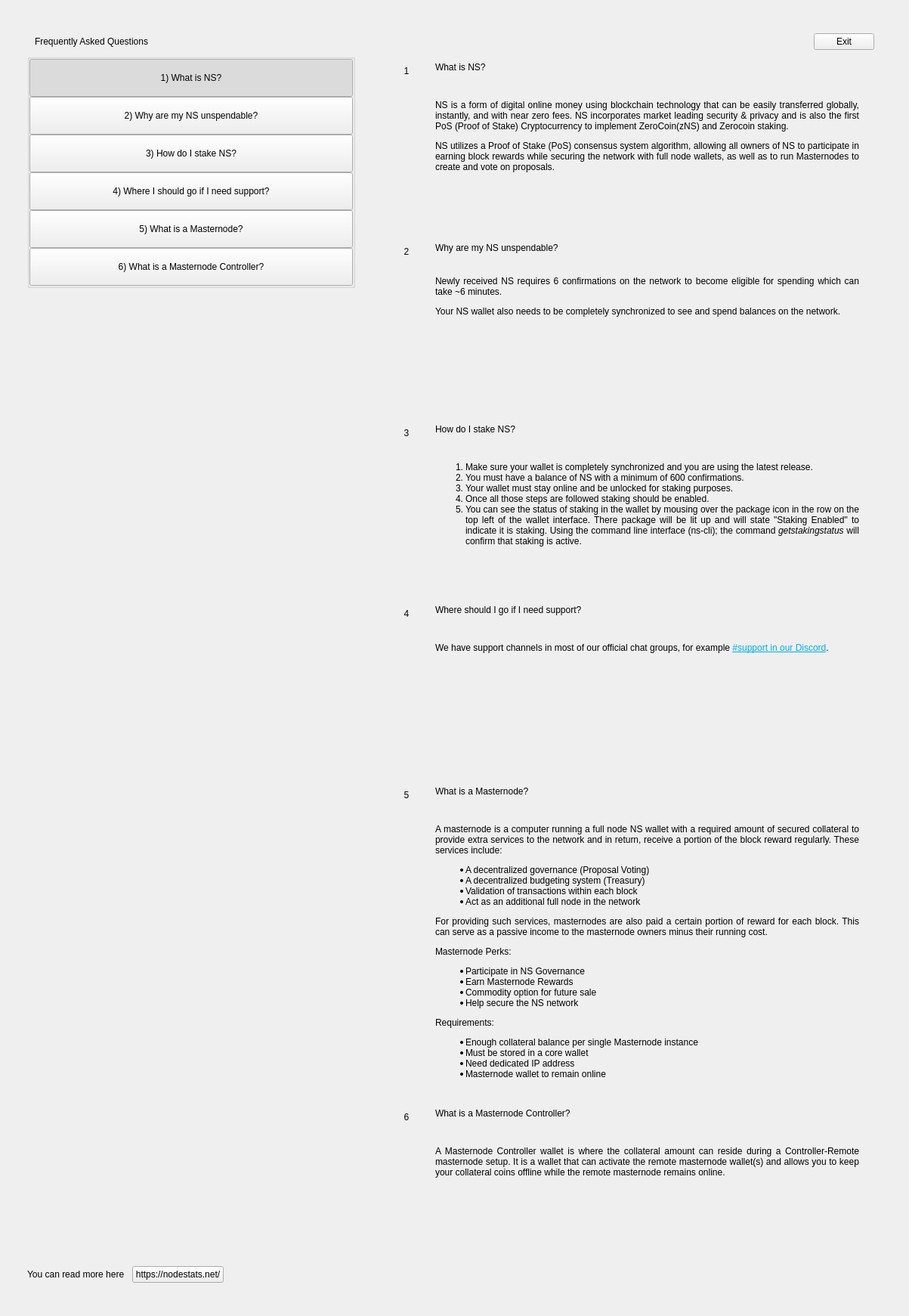
<?xml version="1.0" encoding="UTF-8"?>
<ui version="4.0">
 <class>SettingsFaqWidget</class>
 <widget class="QWidget" name="SettingsFaqWidget">
  <property name="geometry">
   <rect>
    <x>0</x>
    <y>0</y>
    <width>1203</width>
    <height>1741</height>
   </rect>
  </property>
  <property name="windowTitle">
   <string>Form</string>
  </property>
  <layout class="QHBoxLayout" name="horizontalLayout" stretch="0">
   <property name="spacing">
    <number>0</number>
   </property>
   <property name="leftMargin">
    <number>0</number>
   </property>
   <property name="topMargin">
    <number>0</number>
   </property>
   <property name="rightMargin">
    <number>0</number>
   </property>
   <property name="bottomMargin">
    <number>0</number>
   </property>
   <item>
    <widget class="PFBorderImage" name="container">
     <layout class="QVBoxLayout" name="verticalLayoutcont">
      <property name="leftMargin">
       <number>36</number>
      </property>
      <property name="topMargin">
       <number>44</number>
      </property>
      <property name="rightMargin">
       <number>36</number>
      </property>
      <property name="bottomMargin">
       <number>44</number>
      </property>
      <item>
       <layout class="QHBoxLayout" name="horizontalLayout_3">
        <property name="spacing">
         <number>0</number>
        </property>
        <property name="leftMargin">
         <number>10</number>
        </property>
        <property name="rightMargin">
         <number>10</number>
        </property>
        <item>
         <widget class="QLabel" name="labelTitle">
          <property name="text">
           <string>Frequently Asked Questions</string>
          </property>
         </widget>
        </item>
        <item>
         <spacer name="horizontalSpacer">
          <property name="orientation">
           <enum>Qt::Horizontal</enum>
          </property>
          <property name="sizeHint" stdset="0">
           <size>
            <width>40</width>
            <height>20</height>
           </size>
          </property>
         </spacer>
        </item>
        <item>
         <widget class="QPushButton" name="pushButtonExit">
          <property name="text">
           <string>Exit</string>
          </property>
         </widget>
        </item>
       </layout>
      </item>
      <item>
       <layout class="QHBoxLayout" name="horizontalLayout_6" stretch="2,0,3">
        <item>
         <widget class="QWidget" name="left" native="true">
          <layout class="QVBoxLayout" name="verticalLayout_3">
           <property name="leftMargin">
            <number>0</number>
           </property>
           <property name="topMargin">
            <number>0</number>
           </property>
           <property name="rightMargin">
            <number>0</number>
           </property>
           <property name="bottomMargin">
            <number>0</number>
           </property>
           <item>
            <layout class="QVBoxLayout" name="verticalLayout_2">
             <property name="spacing">
              <number>0</number>
             </property>
             <item>
              <widget class="QWidget" name="containerButtons" native="true">
               <layout class="QVBoxLayout" name="verticalLayout">
                <property name="spacing">
                 <number>0</number>
                </property>
                <property name="leftMargin">
                 <number>0</number>
                </property>
                <property name="topMargin">
                 <number>0</number>
                </property>
                <property name="rightMargin">
                 <number>0</number>
                </property>
                <property name="bottomMargin">
                 <number>0</number>
                </property>
                <item>
                 <widget class="QGroupBox" name="groupBox">
                  <property name="title">
                   <string/>
                  </property>
                  <layout class="QVBoxLayout" name="verticalLayout_9">
                   <property name="spacing">
                    <number>0</number>
                   </property>
                   <property name="leftMargin">
                    <number>0</number>
                   </property>
                   <property name="topMargin">
                    <number>0</number>
                   </property>
                   <property name="rightMargin">
                    <number>0</number>
                   </property>
                   <property name="bottomMargin">
                    <number>0</number>
                   </property>
                   <item>
                    <widget class="QPushButton" name="pushButton_Intro">
                     <property name="minimumSize">
                      <size>
                       <width>0</width>
                       <height>50</height>
                      </size>
                     </property>
                     <property name="maximumSize">
                      <size>
                       <width>16777215</width>
                       <height>50</height>
                      </size>
                     </property>
                     <property name="focusPolicy">
                      <enum>Qt::NoFocus</enum>
                     </property>
                     <property name="text">
                      <string>1) What is NS?</string>
                     </property>
                     <property name="checkable">
                      <bool>true</bool>
                     </property>
                     <property name="checked">
                      <bool>true</bool>
                     </property>
                     <property name="autoExclusive">
                      <bool>true</bool>
                     </property>
                    </widget>
                   </item>
                   <item>
                    <widget class="QPushButton" name="pushButton_UnspendablePIV">
                     <property name="minimumSize">
                      <size>
                       <width>0</width>
                       <height>50</height>
                      </size>
                     </property>
                     <property name="maximumSize">
                      <size>
                       <width>16777215</width>
                       <height>50</height>
                      </size>
                     </property>
                     <property name="focusPolicy">
                      <enum>Qt::NoFocus</enum>
                     </property>
                     <property name="text">
                      <string>2) Why are my NS unspendable?</string>
                     </property>
                     <property name="checkable">
                      <bool>true</bool>
                     </property>
                     <property name="autoExclusive">
                      <bool>true</bool>
                     </property>
                    </widget>
                   </item>
                   <item>
                    <widget class="QPushButton" name="pushButton_Stake">
                     <property name="minimumSize">
                      <size>
                       <width>0</width>
                       <height>50</height>
                      </size>
                     </property>
                     <property name="focusPolicy">
                      <enum>Qt::NoFocus</enum>
                     </property>
                     <property name="text">
                      <string>3) How do I stake NS?</string>
                     </property>
                     <property name="checkable">
                      <bool>true</bool>
                     </property>
                     <property name="autoExclusive">
                      <bool>true</bool>
                     </property>
                    </widget>
                   </item>
                   <item>
                    <widget class="QPushButton" name="pushButton_Support">
                     <property name="minimumSize">
                      <size>
                       <width>0</width>
                       <height>50</height>
                      </size>
                     </property>
                     <property name="focusPolicy">
                      <enum>Qt::NoFocus</enum>
                     </property>
                     <property name="text">
                      <string>4) Where I should go if I need support?</string>
                     </property>
                     <property name="checkable">
                      <bool>true</bool>
                     </property>
                     <property name="autoExclusive">
                      <bool>true</bool>
                     </property>
                    </widget>
                   </item>
                   <item>
                    <widget class="QPushButton" name="pushButton_Masternode">
                     <property name="minimumSize">
                      <size>
                       <width>0</width>
                       <height>50</height>
                      </size>
                     </property>
                     <property name="focusPolicy">
                      <enum>Qt::NoFocus</enum>
                     </property>
                     <property name="text">
                      <string>5) What is a Masternode?</string>
                     </property>
                     <property name="checkable">
                      <bool>true</bool>
                     </property>
                     <property name="autoExclusive">
                      <bool>true</bool>
                     </property>
                    </widget>
                   </item>
                   <item>
                    <widget class="QPushButton" name="pushButton_MNController">
                     <property name="minimumSize">
                      <size>
                       <width>0</width>
                       <height>50</height>
                      </size>
                     </property>
                     <property name="focusPolicy">
                      <enum>Qt::NoFocus</enum>
                     </property>
                     <property name="text">
                      <string>6) What is a Masternode Controller?</string>
                     </property>
                     <property name="checkable">
                      <bool>true</bool>
                     </property>
                     <property name="autoExclusive">
                      <bool>true</bool>
                     </property>
                    </widget>
                   </item>
                  </layout>
                 </widget>
                </item>
               </layout>
              </widget>
             </item>
             <item>
              <spacer name="verticalSpacer">
               <property name="orientation">
                <enum>Qt::Vertical</enum>
               </property>
               <property name="sizeHint" stdset="0">
                <size>
                 <width>20</width>
                 <height>40</height>
                </size>
               </property>
              </spacer>
             </item>
             <item>
              <layout class="QHBoxLayout" name="horizontalLayout_2">
               <item>
                <widget class="QLabel" name="labelWebLink">
                 <property name="text">
                  <string>You can read more here</string>
                 </property>
                </widget>
               </item>
               <item>
                <spacer name="horizontalSpacer_4">
                 <property name="orientation">
                  <enum>Qt::Horizontal</enum>
                 </property>
                 <property name="sizeType">
                  <enum>QSizePolicy::Minimum</enum>
                 </property>
                 <property name="sizeHint" stdset="0">
                  <size>
                   <width>10</width>
                   <height>20</height>
                  </size>
                 </property>
                </spacer>
               </item>
               <item>
                <widget class="QPushButton" name="pushButtonWebLink">
                 <property name="focusPolicy">
                  <enum>Qt::NoFocus</enum>
                 </property>
                 <property name="text">
                  <string>https://nodestats.net/</string>
                 </property>
                </widget>
               </item>
               <item>
                <spacer name="horizontalSpacer_2">
                 <property name="orientation">
                  <enum>Qt::Horizontal</enum>
                 </property>
                 <property name="sizeHint" stdset="0">
                  <size>
                   <width>40</width>
                   <height>20</height>
                  </size>
                 </property>
                </spacer>
               </item>
              </layout>
             </item>
            </layout>
           </item>
          </layout>
         </widget>
        </item>
        <item>
         <spacer name="horizontalSpacer_3">
          <property name="orientation">
           <enum>Qt::Horizontal</enum>
          </property>
          <property name="sizeType">
           <enum>QSizePolicy::Minimum</enum>
          </property>
          <property name="sizeHint" stdset="0">
           <size>
            <width>40</width>
            <height>20</height>
           </size>
          </property>
         </spacer>
        </item>
        <item>
         <widget class="QWidget" name="right" native="true">
          <layout class="QVBoxLayout" name="verticalLayout_5">
           <property name="leftMargin">
            <number>0</number>
           </property>
           <property name="topMargin">
            <number>0</number>
           </property>
           <property name="rightMargin">
            <number>0</number>
           </property>
           <property name="bottomMargin">
            <number>0</number>
           </property>
           <item>
            <layout class="QVBoxLayout" name="verticalLayout_6">
             <property name="spacing">
              <number>0</number>
             </property>
             <item>
              <widget class="QScrollArea" name="scrollAreaFaq">
               <property name="styleSheet">
                <string notr="true">#scrollAreaFaq { background:transparent; }</string>
               </property>
               <property name="horizontalScrollBarPolicy">
                <enum>Qt::ScrollBarAlwaysOff</enum>
               </property>
               <property name="sizeAdjustPolicy">
                <enum>QAbstractScrollArea::AdjustIgnored</enum>
               </property>
               <property name="widgetResizable">
                <bool>true</bool>
               </property>
               <property name="alignment">
                <set>Qt::AlignLeading|Qt::AlignLeft|Qt::AlignTop</set>
               </property>
               <widget class="QWidget" name="scrollAreaWidgetContents">
                <property name="geometry">
                 <rect>
                  <x>0</x>
                  <y>0</y>
                  <width>642</width>
                  <height>1614</height>
                 </rect>
                </property>
                <property name="autoFillBackground">
                 <bool>false</bool>
                </property>
                <property name="styleSheet">
                 <string notr="true">#scrollAreaWidgetContents { background:transparent; }</string>
                </property>
                <layout class="QVBoxLayout" name="verticalLayout_7">
                 <property name="spacing">
                  <number>0</number>
                 </property>
                 <property name="sizeConstraint">
                  <enum>QLayout::SetDefaultConstraint</enum>
                 </property>
                 <property name="leftMargin">
                  <number>0</number>
                 </property>
                 <property name="topMargin">
                  <number>0</number>
                 </property>
                 <property name="rightMargin">
                  <number>0</number>
                 </property>
                 <property name="bottomMargin">
                  <number>0</number>
                 </property>
                 <item>
                  <widget class="QWidget" name="widget_Intro" native="true">
                   <property name="minimumSize">
                    <size>
                     <width>300</width>
                     <height>0</height>
                    </size>
                   </property>
                   <layout class="QHBoxLayout" name="horizontalLayout_Intro" stretch="0,1">
                    <item alignment="Qt::AlignTop">
                     <widget class="QLabel" name="labelNumber_Intro">
                      <property name="minimumSize">
                       <size>
                        <width>24</width>
                        <height>24</height>
                       </size>
                      </property>
                      <property name="maximumSize">
                       <size>
                        <width>16777215</width>
                        <height>24</height>
                       </size>
                      </property>
                      <property name="text">
                       <string>1</string>
                      </property>
                      <property name="alignment">
                       <set>Qt::AlignCenter</set>
                      </property>
                     </widget>
                    </item>
                    <item>
                     <layout class="QVBoxLayout" name="verticalLayout_Intro">
                      <property name="leftMargin">
                       <number>20</number>
                      </property>
                      <property name="rightMargin">
                       <number>20</number>
                      </property>
                      <item>
                       <widget class="QLabel" name="labelSubtitle_Intro">
                        <property name="text">
                         <string>What is NS?</string>
                        </property>
                        <property name="wordWrap">
                         <bool>true</bool>
                        </property>
                       </widget>
                      </item>
                      <item>
                       <spacer name="verticalSpacer1_Intro">
                        <property name="orientation">
                         <enum>Qt::Vertical</enum>
                        </property>
                        <property name="sizeType">
                         <enum>QSizePolicy::Fixed</enum>
                        </property>
                        <property name="sizeHint" stdset="0">
                         <size>
                          <width>20</width>
                          <height>30</height>
                         </size>
                        </property>
                       </spacer>
                      </item>
                      <item>
                       <widget class="QLabel" name="labelContent_Intro">
                        <property name="text">
                         <string>
                           &lt;html&gt;&lt;head/&gt;&lt;body&gt;&lt;p align=&quot;justify&quot;&gt;
                           NS is a form of digital online money using blockchain technology
                           that can be easily transferred globally, instantly, and with near
                           zero fees.  NS incorporates market leading security &amp;
                           privacy and is also the first PoS (Proof of Stake) Cryptocurrency
                           to implement ZeroCoin(zNS) and Zerocoin staking.
                           &lt;/p&gt;&lt;p align=&quot;justify&quot;&gt;
                           NS utilizes a Proof of Stake (PoS) consensus system algorithm,
                           allowing all owners of NS to participate in earning block rewards
                           while securing the network with full node wallets, as well as to
                           run Masternodes to create and vote on proposals.
                           &lt;/p&gt;&lt;/body&gt;&lt;/html&gt;
                         </string>
                        </property>
                        <property name="alignment">
                         <set>Qt::AlignLeading|Qt::AlignLeft|Qt::AlignTop</set>
                        </property>
                        <property name="wordWrap">
                         <bool>true</bool>
                        </property>
                       </widget>
                      </item>
                      <item>
                       <spacer name="verticalSpacer2_Intro">
                        <property name="orientation">
                         <enum>Qt::Vertical</enum>
                        </property>
                        <property name="sizeHint" stdset="0">
                         <size>
                          <width>20</width>
                          <height>20</height>
                         </size>
                        </property>
                       </spacer>
                      </item>
                     </layout>
                    </item>
                   </layout>
                  </widget>
                 </item>
                 <item>
                  <widget class="QWidget" name="widget_UnspendablePIV" native="true">
                   <layout class="QHBoxLayout" name="horizontalPage_UnspendablePIV" stretch="0,1">
                    <item alignment="Qt::AlignTop">
                     <widget class="QLabel" name="labelNumber_UnspendablePIV">
                      <property name="minimumSize">
                       <size>
                        <width>24</width>
                        <height>24</height>
                       </size>
                      </property>
                      <property name="maximumSize">
                       <size>
                        <width>16777215</width>
                        <height>24</height>
                       </size>
                      </property>
                      <property name="text">
                       <string>2</string>
                      </property>
                      <property name="alignment">
                       <set>Qt::AlignCenter</set>
                      </property>
                     </widget>
                    </item>
                    <item>
                     <layout class="QVBoxLayout" name="verticalLayout_UnspendablePIV">
                      <property name="spacing">
                       <number>0</number>
                      </property>
                      <property name="leftMargin">
                       <number>20</number>
                      </property>
                      <property name="rightMargin">
                       <number>20</number>
                      </property>
                      <item>
                       <widget class="QLabel" name="labelSubtitle_UnspendablePIV">
                        <property name="text">
                         <string>Why are my NS unspendable?</string>
                        </property>
                        <property name="wordWrap">
                         <bool>true</bool>
                        </property>
                       </widget>
                      </item>
                      <item>
                       <spacer name="verticalSpacer1_UnspendablePIV">
                        <property name="orientation">
                         <enum>Qt::Vertical</enum>
                        </property>
                        <property name="sizeType">
                         <enum>QSizePolicy::Fixed</enum>
                        </property>
                        <property name="sizeHint" stdset="0">
                         <size>
                          <width>20</width>
                          <height>30</height>
                         </size>
                        </property>
                       </spacer>
                      </item>
                      <item>
                       <widget class="QLabel" name="labelContent_UnspendablePIV">
                        <property name="text">
                         <string>
                           &lt;html&gt;&lt;head/&gt;&lt;body&gt;&lt;p align=&quot;justify&quot;&gt;
                           Newly received NS requires 6 confirmations on the network
                           to become eligible for spending which can take ~6 minutes.
                           &lt;/p&gt;&lt;p align=&quot;justify&quot;&gt;
                           Your NS wallet also needs to be completely synchronized
                           to see and spend balances on the network.
                           &lt;/p&gt;&lt;/body&gt;&lt;/html&gt;
                         </string>
                        </property>
                        <property name="alignment">
                         <set>Qt::AlignLeading|Qt::AlignLeft|Qt::AlignTop</set>
                        </property>
                        <property name="wordWrap">
                         <bool>true</bool>
                        </property>
                       </widget>
                      </item>
                      <item>
                       <spacer name="verticalSpacer2_UnspendablePIV">
                        <property name="orientation">
                         <enum>Qt::Vertical</enum>
                        </property>
                        <property name="sizeHint" stdset="0">
                         <size>
                          <width>20</width>
                          <height>20</height>
                         </size>
                        </property>
                       </spacer>
                      </item>
                     </layout>
                    </item>
                   </layout>
                  </widget>
                 </item>
                 <item>
                  <widget class="QWidget" name="widget_Stake" native="true">
                   <layout class="QHBoxLayout" name="horizontalpage_Stake" stretch="0,1">
                    <item alignment="Qt::AlignTop">
                     <widget class="QLabel" name="labelNumber_Stake">
                      <property name="minimumSize">
                       <size>
                        <width>24</width>
                        <height>24</height>
                       </size>
                      </property>
                      <property name="maximumSize">
                       <size>
                        <width>16777215</width>
                        <height>24</height>
                       </size>
                      </property>
                      <property name="text">
                       <string>3</string>
                      </property>
                      <property name="alignment">
                       <set>Qt::AlignCenter</set>
                      </property>
                     </widget>
                    </item>
                    <item>
                     <layout class="QVBoxLayout" name="verticalLayoutpage_Stake">
                      <property name="leftMargin">
                       <number>20</number>
                      </property>
                      <property name="rightMargin">
                       <number>20</number>
                      </property>
                      <item>
                       <widget class="QLabel" name="labelSubtitle_Stake">
                        <property name="text">
                         <string>How do I stake NS?</string>
                        </property>
                        <property name="wordWrap">
                         <bool>true</bool>
                        </property>
                       </widget>
                      </item>
                      <item>
                       <spacer name="verticalSpacer1_Stake">
                        <property name="orientation">
                         <enum>Qt::Vertical</enum>
                        </property>
                        <property name="sizeType">
                         <enum>QSizePolicy::Fixed</enum>
                        </property>
                        <property name="sizeHint" stdset="0">
                         <size>
                          <width>20</width>
                          <height>30</height>
                         </size>
                        </property>
                       </spacer>
                      </item>
                      <item>
                       <widget class="QLabel" name="labelContent_Stake">
                        <property name="text">
                         <string>&lt;html&gt;&lt;head/&gt;&lt;body&gt;&lt;ol style=&quot;margin-top: 0px; margin-bottom: 0px; margin-left: 0px; margin-right: 0px; -qt-list-indent: 1;&quot;&gt;&lt;li align=&quot;justify&quot; style=&quot; margin-top:12px; margin-bottom:0px; margin-left:0px; margin-right:0px; -qt-block-indent:0; text-indent:0px;&quot;&gt;Make sure your wallet is completely synchronized and you are using the latest release. &lt;/li&gt;&lt;li align=&quot;justify&quot; style=&quot; margin-top:0px; margin-bottom:0px; margin-left:0px; margin-right:0px; -qt-block-indent:0; text-indent:0px;&quot;&gt;You must have a balance of NS with a minimum of 600 confirmations. &lt;/li&gt;&lt;li align=&quot;justify&quot; style=&quot; margin-top:0px; margin-bottom:0px; margin-left:0px; margin-right:0px; -qt-block-indent:0; text-indent:0px;&quot;&gt;Your wallet must stay online and be unlocked for staking purposes. &lt;/li&gt;&lt;li align=&quot;justify&quot; style=&quot; margin-top:0px; margin-bottom:0px; margin-left:0px; margin-right:0px; -qt-block-indent:0; text-indent:0px;&quot;&gt;Once all those steps are followed staking should be enabled. &lt;/li&gt;&lt;li align=&quot;justify&quot; style=&quot; margin-top:0px; margin-bottom:12px; margin-left:0px; margin-right:0px; -qt-block-indent:0; text-indent:0px;&quot;&gt;You can see the status of staking in the wallet by mousing over the package icon in the row on the top left of the wallet interface. There package will be lit up and will state &amp;quot;Staking Enabled&amp;quot; to indicate it is staking. Using the command line interface (ns-cli); the command &lt;span style=&quot; font-style:italic;&quot;&gt;getstakingstatus&lt;/span&gt; will confirm that staking is active. &lt;/li&gt;&lt;/ol&gt;&lt;/body&gt;&lt;/html&gt;</string>
                        </property>
                        <property name="alignment">
                         <set>Qt::AlignLeading|Qt::AlignLeft|Qt::AlignTop</set>
                        </property>
                        <property name="wordWrap">
                         <bool>true</bool>
                        </property>
                       </widget>
                      </item>
                      <item>
                       <spacer name="verticalSpacer2_Stake">
                        <property name="orientation">
                         <enum>Qt::Vertical</enum>
                        </property>
                        <property name="sizeHint" stdset="0">
                         <size>
                          <width>20</width>
                          <height>20</height>
                         </size>
                        </property>
                       </spacer>
                      </item>
                     </layout>
                    </item>
                   </layout>
                  </widget>
                 </item>
                 <item>
                  <widget class="QWidget" name="widget_Support" native="true">
                   <layout class="QHBoxLayout" name="horizontalpage_Support" stretch="0,1">
                    <item alignment="Qt::AlignTop">
                     <widget class="QLabel" name="labelNumber_Support">
                      <property name="minimumSize">
                       <size>
                        <width>24</width>
                        <height>24</height>
                       </size>
                      </property>
                      <property name="maximumSize">
                       <size>
                        <width>16777215</width>
                        <height>24</height>
                       </size>
                      </property>
                      <property name="text">
                       <string>4</string>
                      </property>
                      <property name="alignment">
                       <set>Qt::AlignCenter</set>
                      </property>
                     </widget>
                    </item>
                    <item>
                     <layout class="QVBoxLayout" name="verticalLayoutpage_Support">
                      <property name="leftMargin">
                       <number>20</number>
                      </property>
                      <property name="rightMargin">
                       <number>20</number>
                      </property>
                      <item>
                       <widget class="QLabel" name="labelSubtitle_Support">
                        <property name="text">
                         <string>Where should I go if I need support?</string>
                        </property>
                        <property name="wordWrap">
                         <bool>true</bool>
                        </property>
                       </widget>
                      </item>
                      <item>
                       <spacer name="verticalSpacer1_Support">
                        <property name="orientation">
                         <enum>Qt::Vertical</enum>
                        </property>
                        <property name="sizeType">
                         <enum>QSizePolicy::Fixed</enum>
                        </property>
                        <property name="sizeHint" stdset="0">
                         <size>
                          <width>20</width>
                          <height>30</height>
                         </size>
                        </property>
                       </spacer>
                      </item>
                      <item>
                       <widget class="QLabel" name="labelContent_Support">
                        <property name="text">
                         <string>
                           &lt;html&gt;&lt;head/&gt;&lt;body&gt;&lt;p align=&quot;justify&quot;&gt;
                           We have support channels in most of our official chat groups, for example
                           &lt;a style='color: #00aeef' href='https://discord.com/invite/qxhuCEKrfd'&gt;
                           #support in our Discord&lt;/a&gt;.
                           &lt;/p&gt;&lt;/body&gt;&lt;/html&gt;
                         </string>
                        </property>
                        <property name="alignment">
                         <set>Qt::AlignLeading|Qt::AlignLeft|Qt::AlignTop</set>
                        </property>
                        <property name="wordWrap">
                         <bool>true</bool>
                        </property>
                       </widget>
                      </item>
                      <item>
                       <spacer name="verticalSpacer2_Support">
                        <property name="orientation">
                         <enum>Qt::Vertical</enum>
                        </property>
                        <property name="sizeHint" stdset="0">
                         <size>
                          <width>20</width>
                          <height>20</height>
                         </size>
                        </property>
                       </spacer>
                      </item>
                     </layout>
                    </item>
                   </layout>
                  </widget>
                 </item>
                 <item>
                  <widget class="QWidget" name="widget_Masternode" native="true">
                   <layout class="QHBoxLayout" name="horizontalpage_Masternode" stretch="0,1">
                    <item alignment="Qt::AlignTop">
                     <widget class="QLabel" name="labelNumber_Masternode">
                      <property name="minimumSize">
                       <size>
                        <width>24</width>
                        <height>24</height>
                       </size>
                      </property>
                      <property name="maximumSize">
                       <size>
                        <width>16777215</width>
                        <height>24</height>
                       </size>
                      </property>
                      <property name="text">
                       <string>5</string>
                      </property>
                      <property name="alignment">
                       <set>Qt::AlignCenter</set>
                      </property>
                     </widget>
                    </item>
                    <item>
                     <layout class="QVBoxLayout" name="verticalLayoutpage_Masternode">
                      <property name="leftMargin">
                       <number>20</number>
                      </property>
                      <property name="rightMargin">
                       <number>20</number>
                      </property>
                      <item>
                       <widget class="QLabel" name="labelSubtitle_Masternode">
                        <property name="text">
                         <string>What is a Masternode?</string>
                        </property>
                        <property name="wordWrap">
                         <bool>true</bool>
                        </property>
                       </widget>
                      </item>
                      <item>
                       <spacer name="verticalSpacer1_Masternode">
                        <property name="orientation">
                         <enum>Qt::Vertical</enum>
                        </property>
                        <property name="sizeType">
                         <enum>QSizePolicy::Fixed</enum>
                        </property>
                        <property name="sizeHint" stdset="0">
                         <size>
                          <width>20</width>
                          <height>30</height>
                         </size>
                        </property>
                       </spacer>
                      </item>
                      <item>
                       <widget class="QLabel" name="labelContent_Masternode">
                        <property name="text">
                         <string>
                           &lt;html&gt;&lt;head/&gt;&lt;body&gt;&lt;p align=&quot;justify&quot;&gt;
                           A masternode is a computer running a full node NS wallet with a
                           required amount of secured collateral to provide extra services
                           to the network and in return, receive a portion of the block reward
                           regularly.  These services include:
                           &lt;/p&gt;&lt;p align=&quot;justify&quot;&gt;

                           &lt;ul&gt;
                           &lt;li&gt;A decentralized governance (Proposal Voting)&lt;/li&gt;
                           &lt;li&gt;A decentralized budgeting system (Treasury)&lt;/li&gt;
                           &lt;li&gt;Validation of transactions within each block&lt;/li&gt;
                           &lt;li&gt;Act as an additional full node in the network&lt;/li&gt;
                           &lt;/ul&gt;

                           &lt;/p&gt;&lt;p align=&quot;justify&quot;&gt;
                           For providing such services, masternodes are also paid a certain portion
                           of reward for each block. This can serve as a passive income to the
                           masternode owners minus their running cost.
                           &lt;/p&gt;&lt;p align=&quot;justify&quot;&gt;

                           Masternode Perks:
                           &lt;/p&gt;&lt;p align=&quot;justify&quot;&gt;
                           &lt;ul&gt;
                           &lt;li&gt;Participate in NS Governance&lt;/li&gt;
                           &lt;li&gt;Earn Masternode Rewards&lt;/li&gt;
                           &lt;li&gt;Commodity option for future sale&lt;/li&gt;
                           &lt;li&gt;Help secure the NS network&lt;/li&gt;
                           &lt;/ul&gt;
                           &lt;/p&gt;&lt;p align=&quot;justify&quot;&gt;

                           Requirements:
                           &lt;/p&gt;&lt;p align=&quot;justify&quot;&gt;
                           &lt;ul&gt;
                           &lt;li&gt;Enough collateral balance per single Masternode instance&lt;/li&gt;
                           &lt;li&gt;Must be stored in a core wallet&lt;/li&gt;
                           &lt;li&gt;Need dedicated IP address&lt;/li&gt;
                           &lt;li&gt;Masternode wallet to remain online&lt;/li&gt;
                           &lt;/ul&gt;
                           &lt;/p&gt;&lt;/body&gt;&lt;/html&gt;
                         </string>
                        </property>
                        <property name="alignment">
                         <set>Qt::AlignLeading|Qt::AlignLeft|Qt::AlignTop</set>
                        </property>
                        <property name="wordWrap">
                         <bool>true</bool>
                        </property>
                       </widget>
                      </item>
                      <item>
                       <spacer name="verticalSpacer2_Masternode">
                        <property name="orientation">
                         <enum>Qt::Vertical</enum>
                        </property>
                        <property name="sizeHint" stdset="0">
                         <size>
                          <width>20</width>
                          <height>20</height>
                         </size>
                        </property>
                       </spacer>
                      </item>
                     </layout>
                    </item>
                   </layout>
                  </widget>
                 </item>
                 <item>
                  <widget class="QWidget" name="widget_MNController" native="true">
                   <layout class="QHBoxLayout" name="horizontalpage_MNController" stretch="0,1">
                    <item alignment="Qt::AlignTop">
                     <widget class="QLabel" name="labelNumber_MNController">
                      <property name="minimumSize">
                       <size>
                        <width>24</width>
                        <height>24</height>
                       </size>
                      </property>
                      <property name="maximumSize">
                       <size>
                        <width>16777215</width>
                        <height>24</height>
                       </size>
                      </property>
                      <property name="text">
                       <string>6</string>
                      </property>
                      <property name="alignment">
                       <set>Qt::AlignCenter</set>
                      </property>
                     </widget>
                    </item>
                    <item>
                     <layout class="QVBoxLayout" name="verticalLayoutpage_MNController">
                      <property name="leftMargin">
                       <number>20</number>
                      </property>
                      <property name="rightMargin">
                       <number>20</number>
                      </property>
                      <item>
                       <widget class="QLabel" name="labelSubtitle_MNController">
                        <property name="text">
                         <string>What is a Masternode Controller?</string>
                        </property>
                        <property name="wordWrap">
                         <bool>true</bool>
                        </property>
                       </widget>
                      </item>
                      <item>
                       <spacer name="verticalSpacer1_MNController">
                        <property name="orientation">
                         <enum>Qt::Vertical</enum>
                        </property>
                        <property name="sizeType">
                         <enum>QSizePolicy::Fixed</enum>
                        </property>
                        <property name="sizeHint" stdset="0">
                         <size>
                          <width>20</width>
                          <height>30</height>
                         </size>
                        </property>
                       </spacer>
                      </item>
                      <item>
                       <widget class="QLabel" name="labelContent_MNController">
                        <property name="text">
                         <string>&lt;html&gt;&lt;head/&gt;&lt;body&gt;&lt;p align=&quot;justify&quot;&gt;A Masternode Controller wallet is where the collateral amount can reside during a Controller-Remote masternode setup. It is a wallet that can activate the remote masternode wallet(s) and allows you to keep your collateral coins offline while the remote masternode remains online. &lt;/p&gt;&lt;/body&gt;&lt;/html&gt;</string>
                        </property>
                        <property name="alignment">
                         <set>Qt::AlignLeading|Qt::AlignLeft|Qt::AlignTop</set>
                        </property>
                        <property name="wordWrap">
                         <bool>true</bool>
                        </property>
                       </widget>
                      </item>
                      <item>
                       <spacer name="verticalSpacer2_MNController">
                        <property name="orientation">
                         <enum>Qt::Vertical</enum>
                        </property>
                        <property name="sizeHint" stdset="0">
                         <size>
                          <width>20</width>
                          <height>20</height>
                         </size>
                        </property>
                       </spacer>
                      </item>
                     </layout>
                    </item>
                   </layout>
                  </widget>
                 </item>
                </layout>
               </widget>
              </widget>
             </item>
            </layout>
           </item>
          </layout>
         </widget>
        </item>
       </layout>
      </item>
     </layout>
    </widget>
   </item>
  </layout>
 </widget>
 <customwidgets>
  <customwidget>
   <class>PFBorderImage</class>
   <extends>QFrame</extends>
   <header>qt/pivx/pfborderimage.h</header>
   <container>1</container>
  </customwidget>
 </customwidgets>
 <resources/>
 <connections/>
</ui>
